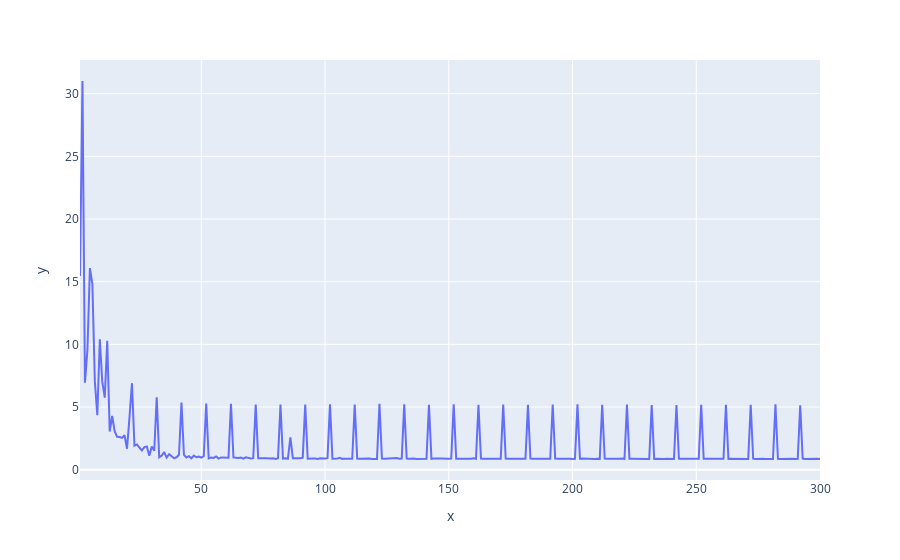

Source (notebook cell):
### Code cell
keys = time_itr_dict.keys()
values = time_itr_dict.values()

px.line(x=keys,y=values)

### Figure 1 — Plotly figure (JSON) as saved in the notebook; plotly's stock layout.template omitted (floating-point values rounded to 4 significant figures; data arrays with more than 128 entries replaced by an {"elided": "..."} marker saying what was removed)
{"data": [{"hovertemplate": "x=%{x}<br>y=%{y}<extra></extra>", "legendgroup": "", "line": {"color": "#636efa", "dash": "solid"}, "mode": "lines", "name": "", "orientation": "v", "showlegend": false, "type": "scatter", "x": {"elided": "300 int values"}, "xaxis": "x", "y": {"elided": "300 float values"}, "yaxis": "y"}], "layout": {"legend": {"tracegroupgap": 0}, "margin": {"t": 60}, "xaxis": {"anchor": "y", "domain": [0, 1], "title": {"text": "x"}}, "yaxis": {"anchor": "x", "domain": [0, 1], "title": {"text": "y"}}}}
